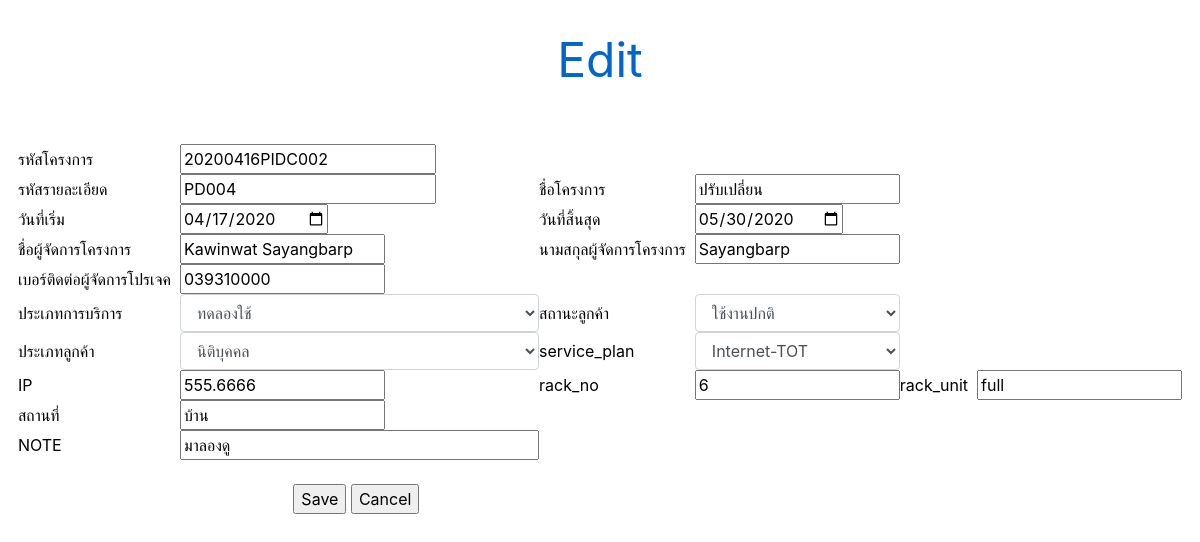
The app's page /EDIT/edit_project.php?pro_id=20200416PIDC002 with its own data.
### tables this page shows
CREATE TABLE `project_detail` (
  `pd_id` varchar(30) NOT NULL,
  `pro_id` varchar(30) NOT NULL,
  `mp_name` varchar(50) NOT NULL,
  `st_id` varchar(30) NOT NULL,
  `cs_id` varchar(30) NOT NULL,
  `ct_id` varchar(30) NOT NULL,
  `sp_id` varchar(30) NOT NULL,
  `ip` varchar(30) NOT NULL,
  `location` text NOT NULL,
  `rack_no` varchar(30) NOT NULL,
  `rack_unit` varchar(30) NOT NULL,
  `pd_note` text NOT NULL,
  `mp_lname` varchar(50) NOT NULL,
  `mp_phone` varchar(30) NOT NULL
);

CREATE TABLE `project` (
  `pro_id` varchar(30) NOT NULL,
  `pro_name` varchar(50) NOT NULL,
  `date_start` date NOT NULL,
  `date_end` date NOT NULL,
  `pro_creator` varchar(50) NOT NULL,
  `pro_editor` varchar(50) NOT NULL,
  `pro_date_creator` date NOT NULL,
  `pro_date_editor` date NOT NULL
);

CREATE TABLE `service_type` (
  `st_id` varchar(30) NOT NULL,
  `st_name` varchar(50) NOT NULL
);

CREATE TABLE `customer_status` (
  `cs_id` varchar(30) NOT NULL,
  `cs_name` varchar(50) NOT NULL
);

CREATE TABLE `customer_type` (
  `ct_id` varchar(30) NOT NULL,
  `ct_name` varchar(30) NOT NULL
);

CREATE TABLE `service_plan` (
  `sp_id` varchar(30) NOT NULL,
  `sp_name` varchar(50) NOT NULL
);

### EDIT/edit_project.php (the view, shortened to what this page needs)
<!DOCTYPE html>
<html>
<head>
  <link rel="stylesheet" href="https://stackpath.bootstrapcdn.com/bootstrap/4.4.1/css/bootstrap.min.css">
</head>
<body>
  <?php
  require_once("connectdb.php");
  ?>
  <center>
    <table width="90%" border="0" align="center" cellpadding="0" cellspacing="0">
      <tbody>
        <tr>
          <br>
          <font color="#0066CC" size="10">Edit</font></br>
        </tr>
      </tbody>
    </table>
    <br>
    <form name="form1" method="post" action="edit_update_project.php">
      <?php
      $pro_id = $_GET["pro_id"];
      $sql = "SELECT * FROM project p,project_detail pd,service_type st,customer_status cs,customer_type ct,service_plan sp WHERE p.pro_id=pd.pro_id and pd.st_id=st.st_id and pd.cs_id=cs.cs_id and pd.ct_id=ct.ct_id and pd.sp_id=sp.sp_id and pd.pro_id='$pro_id'";
      $dbquery = mysqli_query($con, $sql);
      $rs = mysqli_fetch_array($dbquery);
      $run1 = $rs['pro_id'];
      $run2 = $rs['pd_id'];
      ?>
      <table cellpadding="0" cellspacing="0">
        <tr>
          <td><span class="fonts">
              <font color="#000000">รหัสโครงการ &nbsp;</td>
          <td><input name="pro_id" readonly type="text" id="textfield" value="<?php echo $run1 ?>" size="20"> </td>
        </tr>
        <tr>
          <td><span class="fonts">
              <font color="#000000">รหัสรายละเอียด &nbsp;</td>
          <td><input name="pd_id" readonly type="text" id="textfield" value="<?php echo $run2 ?>" size="20"> </td>
          <td><span class="fonts">
              <font color="#000000">ชื่อโครงการ&nbsp;</td>
          <td><input name="pro_name" type="text" id="textfield" value="<?php echo $rs['pro_name']; ?>" size="15"> </td>
        </tr>
        <tr>
          <td><span class="fonts">
              <font color="#000000">วันที่เริ่ม &nbsp;</td>
          <td><input name="date_start" type="date" id="textfield" min="0" value="<?php echo $rs['date_start']; ?>" size="15"> </td>
          <td><span class="fonts">
              <font color="#000000">วันที่สิ้นสุด &nbsp;</td>
          <td><input name="date_end" type="date" id="textfield" min="0" value="<?php echo $rs['date_end']; ?>" size="15"> </td>
        </tr>
        <tr>
          <td><span class="fonts">
              <font color="#000000">ชื่อผู้จัดการโครงการ &nbsp;</td>
          <td><input name="mp_name" type="text" id="textfield" min="0" value="<?php echo $rs['mp_name']; ?>" size="15"> </td>
          <td><span class="fonts">
              <font color="#000000">นามสกุลผู้จัดการโครงการ &nbsp;</td>
          <td><input name="mp_lname" type="text" id="textfield" min="0" value="<?php echo $rs['mp_lname']; ?>" size="15"> </td>
        </tr>
        <tr>
          <td><span class="fonts">
              <font color="#000000">เบอร์ติดต่อผู้จัดการโปรเจค &nbsp;</td>
          <td><input name="mp_phone" type="text" id="textfield" min="0" value="<?php echo $rs['mp_phone']; ?>" size="15"> </td>
        </tr>
        <tr>
          <td><span class="fonts">
              <font color="#000000">ประเภทการบริการ &nbsp;</td>
          <td><select name="st_id" class="form-control" id="textfield">
              <option value="<?php echo $rs['st_id']; ?>"><?php echo $rs['st_name']; ?></option>
            </select></td>
          <td><span class="fonts">
              <font color="#000000"> สถานะลูกค้า &nbsp;</td>
          <td><select name="cs_id" class="form-control" >
              <option value="<?php echo $rs['cs_id']; ?>"><?php echo $rs['cs_name']; ?></option>
            </select></td>
        </tr>
        <tr>
          <td><span class="fonts">
              <font color="#000000">ประเภทลูกค้า &nbsp;</td>
          <td><select name="ct_id" class="form-control" >
              <option value="<?php echo $rs['ct_id']; ?>"><?php echo $rs['ct_name']; ?></option>
            </select></td>
          <td><span class="fonts">
              <font color="#000000">service_plan &nbsp;</td>
          <td><select name="sp_id" class="form-control" >
              <option value="<?php echo $rs['sp_id']; ?>"><?php echo $rs['sp_name']; ?></option>
            </select></td>
        </tr>
        <tr>
          <td><span class="fonts">
              <font color="#000000">IP &nbsp;</td>
          <td><input name="IP" type="text" id="textfield" min="0" value="<?php echo $rs['ip']; ?>" size="15"> </td>
          <td><span class="fonts">
              <font color="#000000">rack_no &nbsp;</td>
          <td><input name="rack_no" type="text" id="textfield" min="0" value="<?php echo $rs['rack_no']; ?>" size="15"> </td>
          <td><span class="fonts">
              <font color="#000000">rack_unit &nbsp;</td>
          <td><input name="rack_unit" type="text" id="textfield" min="0" value="<?php echo $rs['rack_unit']; ?>" size="15"> </td>
        </tr>
        <tr>
          <td><span class="fonts">
              <font color="#000000">สถานที่ &nbsp;</td>
          <td><input name="location" type="text" id="textfield" min="0" value="<?php echo $rs['location']; ?>" size="15"> </td>
        </tr>
        <tr>
          <td><span class="fonts">
              <font color="#000000">NOTE &nbsp;</td>
          <td><input name="pd_note" type="text" id="textfield" min="0" value="<?php echo $rs['pd_note']; ?>" size="30"> </td>
        </tr>
        <td colspan="3" align="center" colspan="2"> </br>
          <input id="btnOrange" type="submit" name="Submit" value="Save">
          <input id="btnOrange" type="button" name="Reset" value="Cancel" onclick=window.history.back() value=back>
        </td>
      </table>
    </form>
  </center>
</body>
</html>

### records on screen
project_detail: pro_id "20200416PIDC002", pd_id "PD004", pro_name "ปรับเปลี่ยน", date_start "04/17/2020", date_end "05/30/2020", mp_name "Kawinwat Sayangbarp", mp_lname "Sayangbarp", mp_phone "039310000", st_id "ทดลองใช้", cs_id "ใช้งานปกติ", ct_id "นิติบุคคล", sp_id "Internet-TOT", IP "555.6666", rack_no "6", rack_unit "full", location "บ้าน", pd_note "มาลองดู"
